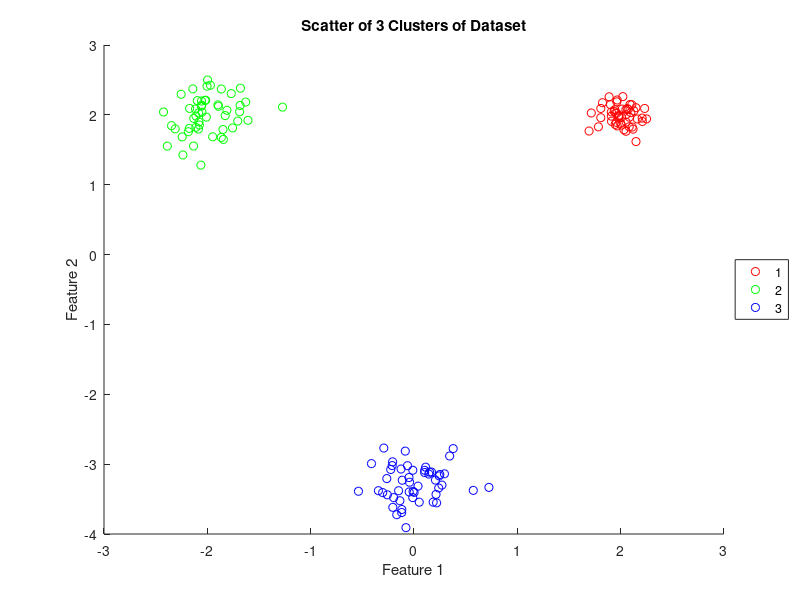

Write the MATLAB code that produced this figure. (Note: this script raises an error after producing the figure.)
% EC 414 - HW 4 - Spring 2020
% DP-Means starter code

clear, clc, close all,

%% Role of lamda parameter: 4.4a

%lamda is a panelty parameter that is checked each iteration.
%For each iteration, we check if the squared distance btw xj and its cluster
%center is larger than lamda. If yes, then we add a new cluster with center
%of xj.

%% Generate Gaussian data:
% Add code below:
R1 = mvnrnd([2;2],0.02*eye(2),50);
R2 = mvnrnd([-2;2],0.05*eye(2),50);
R3 = mvnrnd([0;-3.25],0.07*eye(2),50);
scatter(R1(:,1),R1(:,2),'r');
xlabel('Feature 1');
ylabel('Feature 2');
title('Scatter of 3 Clusters of Dataset');

hold on
scatter(R2(:,1),R2(:,2),'g');
scatter(R3(:,1),R3(:,2),'b');
legend('1','2','3','location','EastOutside');
hold off

%% Generate NBA data:
% Add code below:
[num,txt,raw] = xlsread('NBA_stats_2018_2019');
MPG = num(:,2);
PPG = num(:,4);
figure
scatter(MPG,PPG);
xlabel('MPG');
ylabel('PPG');
title('Scatter PPG Against MPG for NBA Players');
% HINT: readmatrix might be useful here

%% DP Means method:

% Parameter Initializations
DATA = [R1;R2;R3];
LAMBDA = [0.15,0.4,3,20];
convergence_threshold = 0.1;
num_points = length(DATA);
total_indices = [1:num_points];
for ll = 1:4
    la = LAMBDA(ll);
    %%%%%%%%%%%%%%%%%%%%%%%%%%%%%%%%%%%%%%%%%%%%%%%%%%%%%%%%%%%%%%
    %%% DP Means - Initializations for algorithm %%%
    % cluster count
    K = 1;
    K_prev = K;
    % sets of points that make up clusters
    L = {};
    L = [L [1:num_points]];

    % Class indicators/labels
    Z = ones(1,num_points);

    % means
    MU = [];
    MU = [MU; mean(DATA,1)];
    MU_prev = [];
    %%%%%%%%%%%%%%%%%%%%%%%%%%%%%%%%%%%%%%%%%%%%%%%%%%%%%%%%%%%%%%

    % Initializations for algorithm:
    converged = 0;
    t = 0;

    while (converged == 0)
        t = t + 1;
        fprintf('Current iteration: %d...\n',t)
        K_prev = K;
        MU_prev = MU;
        %% Per Data Point:
        for i = 1:num_points

            %% CODE 1 - Calculate distance from current point to all currently existing clusters
            % Write code below here:
            d = [];
            for j = 1:K
                dtoi = (DATA(i,1)-MU(j,1)).^2 + (DATA(i,2)-MU(j,2)).^2;
                d = [d,dtoi];
            end
            %% CODE 2 - Look at how the min distance of the cluster distance list compares to LAMBDA
            % Write code below here:
            [dd,ii] = min(d);
            if dd > la
                K = K+1;
                Z(i) = K;
                MU = [MU;DATA(i,:)];
            else
                Z(i) = ii;
            end
            
        end

        
        %% CODE 3 - Recompute means per cluster
        % Write code below here
        clusters = zeros(K,2);
        for z = 1:K
            c = zeros(K);
            for j = 1:length(Z)
                if Z(j) == z
                    clusters(z,1) = clusters(z,1)+DATA(j,1);
                    clusters(z,2) = clusters(z,2)+DATA(j,2);
                    c(z) = c(z)+1;

                end
            end
            clusters(z,1) = clusters(z,1)/c(z);
            clusters(z,2) = clusters(z,2)/c(z);
        end
        MU = clusters;
        
        %% CODE 4 - Test for convergence: number of clusters doesn't change and means stay the same %%%
        % Write code below here:

        if K_prev == K && (max(max(MU-MU_prev))) < convergence_threshold
            converged = 1;
        end


        %% CODE 5 - Plot final clusters after convergence 
        % Write code below here:

        if (converged)
            %%%%
            disp('Converged');
            figure
            gscatter(DATA(:,1),DATA(:,2),Z(:)');
            xlabel('Feature X');
            ylabel('Feature Y');
            title(['DP-Clustering Lamda = ',num2str(la),' ']);
        end    
    end
end

%% 4.4c
NBA_data = [MPG,PPG];
LAMBDA = [44,100,450];
convergence_threshold = 0.1;
num_points = length(NBA_data);
total_indices = [1:num_points];
for ll = 1:3
    la = LAMBDA(ll);
    %%%%%%%%%%%%%%%%%%%%%%%%%%%%%%%%%%%%%%%%%%%%%%%%%%%%%%%%%%%%%%
    %%% DP Means - Initializations for algorithm %%%
    % cluster count
    K = 1;
    K_prev = K;
    % sets of points that make up clusters
    L = {};
    L = [L [1:num_points]];

    % Class indicators/labels
    Z = ones(1,num_points);

    % means
    MU = [];
    MU = [MU; mean(NBA_data,1)];
    MU_prev = [];
    %%%%%%%%%%%%%%%%%%%%%%%%%%%%%%%%%%%%%%%%%%%%%%%%%%%%%%%%%%%%%%

    % Initializations for algorithm:
    converged = 0;
    t = 0;

    while (converged == 0)
        t = t + 1;
        fprintf('Current iteration: %d...\n',t)
        K_prev = K;
        MU_prev = MU;
        %% Per Data Point:
        for i = 1:num_points

            %% CODE 1 - Calculate distance from current point to all currently existing clusters
            % Write code below here:
            d = [];
            for j = 1:K
                dtoi = (NBA_data(i,1)-MU(j,1)).^2 + (NBA_data(i,2)-MU(j,2)).^2;
                d = [d,dtoi];
            end
            %% CODE 2 - Look at how the min distance of the cluster distance list compares to LAMBDA
            % Write code below here:
            [dd,ii] = min(d);
            if dd > la
                K = K+1;
                Z(i) = K;
                MU = [MU;NBA_data(i,:)];
            else
                Z(i) = ii;
            end
            
        end

        
        %% CODE 3 - Recompute means per cluster
        % Write code below here
        clusters = zeros(K,2);
        for z = 1:K
            c = zeros(K);
            for j = 1:length(Z)
                if Z(j) == z
                    clusters(z,1) = clusters(z,1)+NBA_data(j,1);
                    clusters(z,2) = clusters(z,2)+NBA_data(j,2);
                    c(z) = c(z)+1;

                end
            end
            clusters(z,1) = clusters(z,1)/c(z);
            clusters(z,2) = clusters(z,2)/c(z);
        end
        MU = clusters;
        
        %% CODE 4 - Test for convergence: number of clusters doesn't change and means stay the same %%%
        % Write code below here:

        if K_prev == K && (max(max(MU-MU_prev))) < convergence_threshold
            converged = 1;
        end


        %% CODE 5 - Plot final clusters after convergence 
        % Write code below here:

        if (converged)
            %%%%
            disp('Converged');
            figure
            gscatter(NBA_data(:,1),NBA_data(:,2),Z(:)');
            xlabel('MPG');
            ylabel('PPG');
            title(['DP-Clustering NBA DATA Lamda = ',num2str(la),' ']);
        end    
    end
end
